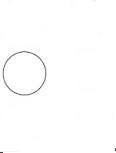
#> input picture Circle Detection/Picture1.jpg, 116 x 153 px, found by its file name
$ jupyter execute --allow-errors file.ipynb
#> lines starting #> are read from the running program, lines starting #| are printed output that depends on the picture; after the words box and inside, x2 and y2 are one past the last pixel; in counts of white or black regions, pixels touching at a corner belong together
[cell 1]
from matplotlib import pyplot as plt
import cv2
from google.colab.patches import cv2_imshow
import numpy as np
import math

[cell 2]
img1 = cv2.imread("/content/Picture1.jpg",cv2.IMREAD_COLOR)
#> img1 is the input picture: shape (153, 116, 3); min 60, max 255, mean 253.5
img2 = cv2.imread("/content/Picture2.jpg",cv2.IMREAD_COLOR)
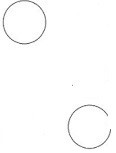
#> input picture Circle Detection/Picture2.jpg, 116 x 153 px, found by its file name
#> img2 is the input picture: shape (153, 116, 3); min 82, max 255, mean 252.4
img3 = cv2.imread("/content/Picture3.jpg",cv2.IMREAD_COLOR)
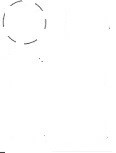
#> input picture Circle Detection/Picture3.jpg, 116 x 153 px, found by its file name
#> img3 is the input picture: shape (153, 116, 3); min 66, max 255, mean 254
img4 = cv2.imread("/content/Picture4.jpg",cv2.IMREAD_COLOR)
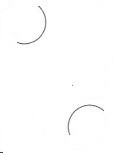
#> input picture Circle Detection/Picture4.jpg, 116 x 153 px, found by its file name
#> img4 is the input picture: shape (153, 116, 3); min 65, max 255, mean 253.7
img5 = cv2.imread("/content/Picture5.jpg",cv2.IMREAD_COLOR)
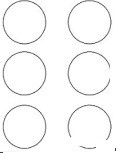
#> input picture Circle Detection/Picture5.jpg, 116 x 153 px, found by its file name
#> img5 is the input picture: shape (153, 116, 3); min 60, max 255, mean 247.2
img6 = cv2.imread("/content/Picture6.jpg",cv2.IMREAD_COLOR)
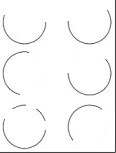
#> input picture Circle Detection/Picture6.jpg, 116 x 153 px, found by its file name
#> img6 is the input picture: shape (153, 116, 3); min 64, max 255, mean 247.2

[cell 3]
def houghcircles(img):
  cv2_imshow(img)
  gray = cv2.cvtColor(img, cv2.COLOR_BGR2GRAY)
  # Blur using 3 * 3 kernel.
  gray_blurred = cv2.blur(gray, (3, 3))
  # Apply Hough transform on the blurred image.
  detected_circles = cv2.HoughCircles(gray_blurred,
          cv2.HOUGH_GRADIENT, 1, 20, param1 = 50,
        param2 = 30, minRadius = 1, maxRadius = 40)
#> detected_circles = [[24.5, 72.5, 20.3]]

  # Draw circles that are detected.
  if detected_circles is not None:

    # Convert the circle parameters a, b and r to integers.
    detected_circles = np.uint16(np.around(detected_circles))
#> detected_circles = [[24, 72, 20]]

    for pt in detected_circles[0, :]:
      a, b, r = pt[0], pt[1], pt[2]

      # Draw the circumference of the circle.
      cv2.circle(img, (a, b), r, (0, 255, 0), 2)

      # Draw a small circle (of radius 1) to show the center.
      cv2.circle(img, (a, b), 1, (0, 0, 255), 3)
#> this loop made 1 pass
#> img: shape (153, 116, 3); 2.3% of pixels changed, all inside (x1, y1, x2, y2) = (3, 51, 46, 94)
  cv2_imshow(img)
  cv2.waitKey(0)

[cell 4]
houghcircles(img1)

[cell 5]
houghcircles(img2)
#> in houghcircles (call 2), `detected_circles = cv2.HoughCircles(gray_blurred, cv2.HOUGH_GRADIENT, ..`: detected_circles = [[89.5, 126.5, 20], [23.5, 21.5, 20.4]]
#> in houghcircles (call 2), `detected_circles = np.uint16(np.around(detected_circles))`: detected_circles = [[90, 126, 20], [24, 22, 20]]
#> the loop in houghcircles (call 2), `for pt in detected_circles[0, :]:` made 2 passes
#> after the loop in houghcircles (call 2), `for pt in detected_circles[0, :]:`:
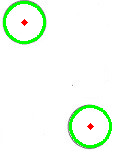
#> img: shape (153, 116, 3); 4.61% of pixels changed, all inside (x1, y1, x2, y2) = (3, 1, 112, 148)

[cell 6]
houghcircles(img3)
#> in houghcircles (call 3), `detected_circles = cv2.HoughCircles(gray_blurred, cv2.HOUGH_GRADIENT, ..`: detected_circles = [[24.5, 21.5, 19.9]]
#> in houghcircles (call 3), `detected_circles = np.uint16(np.around(detected_circles))`: detected_circles = [[24, 22, 20]]
#> the loop in houghcircles (call 3), `for pt in detected_circles[0, :]:` made 1 pass
#> after the loop in houghcircles (call 3), `for pt in detected_circles[0, :]:`:
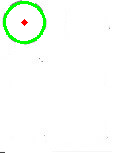
#> img: shape (153, 116, 3); 2.3% of pixels changed, all inside (x1, y1, x2, y2) = (3, 1, 46, 44)

[cell 7]
houghcircles(img4)
#> after the loop in houghcircles (call 4), `for pt in detected_circles[0, :]:`: img: shape (153, 116, 3); 4.98% of pixels changed, all inside (x1, y1, x2, y2) = (0, 0, 115, 151)

[cell 8]
houghcircles(img5)
#> in houghcircles (call 5), `detected_circles = cv2.HoughCircles(gray_blurred, cv2.HOUGH_GRADIENT, ..`: detected_circles = [[23.5, 126.5, 22.2], [89.5, 72.5, 20.1], [89.5, 21.5, 20.4], [24.5, 72.5, 20.3], [23.5, 21.5, 20.4], [89.5, 126.5, 19.6]]
#> in houghcircles (call 5), `detected_circles = np.uint16(np.around(detected_circles))`: detected_circles = [[24, 126, 22], [90, 72, 20], [90, 22, 20], [24, 72, 20], [24, 22, 20], [90, 126, 20]]
#> the loop in houghcircles (call 5), `for pt in detected_circles[0, :]:` made 6 passes
#> after the loop in houghcircles (call 5), `for pt in detected_circles[0, :]:`:
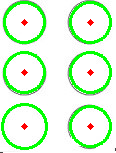
#> img: shape (153, 116, 3); 14.09% of pixels changed, all inside (x1, y1, x2, y2) = (1, 1, 112, 150)

[cell 9]
houghcircles(img6)
#> in houghcircles (call 6), `gray_blurred = cv2.blur(gray, (3, 3))`:
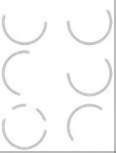
#> gray_blurred: shape (153, 116); min 149, max 255, mean 248.1
#> in houghcircles (call 6), `detected_circles = cv2.HoughCircles(gray_blurred, cv2.HOUGH_GRADIENT, ..`: detected_circles = [[24.5, 126.5, 20], [24.5, 22.5, 22.2], [88.5, 21.5, 20.2], [24.5, 72.5, 20.2], [89.5, 72.5, 20.1], [88.5, 125.5, 19.1]]
#> in houghcircles (call 6), `detected_circles = np.uint16(np.around(detected_circles))`: detected_circles = [[24, 126, 20], [24, 22, 22], [88, 22, 20], [24, 72, 20], [90, 72, 20], [88, 126, 19]]
#> the loop in houghcircles (call 6), `for pt in detected_circles[0, :]:` made 6 passes
#> after the loop in houghcircles (call 6), `for pt in detected_circles[0, :]:`:
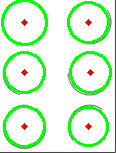
#> img: shape (153, 116, 3); 13.82% of pixels changed, all inside (x1, y1, x2, y2) = (1, 0, 112, 148)
